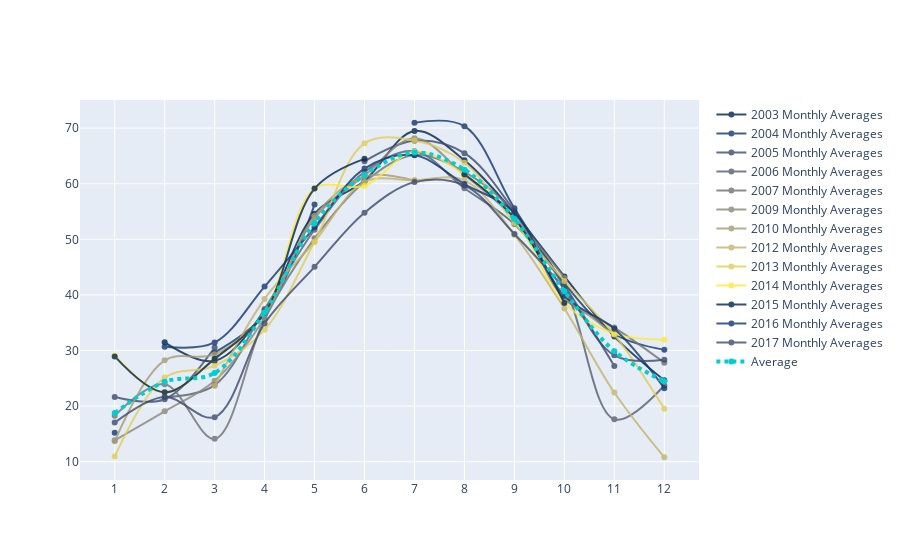

The notebook cell saved with this chart:
### Code cell
fig = go.Figure()
colors = plotly.colors.sequential.Cividis * 2
color_counter = 0 
for year in new_df_all.year.unique():
    
    # print(data_test_group.loc[data_test_group.year==year].groupby(['year', 'month'])['TMR_SUB_18'].mean())
    fig.add_trace(go.Scatter(x=month_list, 
                             y=new_df_all.loc[new_df_all.year==year].groupby(['year', 
                                                                                        'month'])['TMR_SUB_18'].mean(),
                    mode='lines+markers',
                             opacity=0.8,              
                    name=str(year) + ' Monthly Averages',
                            connectgaps=False,
                            line_shape='spline',
                            line=dict(color=colors[color_counter])))
    
    fig.update_xaxes(nticks=12)
    fig.update_xaxes(tick0=1, dtick=1)
    color_counter +=1
    
fig.add_trace(go.Scatter(x=month_list, 
                         y=new_df_all.groupby(['month'])['TMR_SUB_18'].mean(), 
                         line = dict(color='darkturquoise', 
                                     width=4, 
                                     dash='dot'),
                        name='Average',
                            line_shape='spline'))
fig.show()

### Figure 1 — Plotly figure (JSON) as saved in the notebook; plotly's stock layout.template omitted (floating-point values rounded to 4 significant figures)
{"data": [{"connectgaps": false, "line": {"color": "#00224e", "shape": "spline"}, "mode": "lines+markers", "name": "2003 Monthly Averages", "opacity": 0.8, "type": "scatter", "x": [1, 2, 3, 4, 5, 6, 7, 8, 9, 10, 11, 12], "y": [null, 31.47, 28.14, 37.17, 54.59, 60.53, 69.49, 64.19, 54.7, 43.32, 32.5, 24.65]}, {"connectgaps": false, "line": {"color": "#123570", "shape": "spline"}, "mode": "lines+markers", "name": "2004 Monthly Averages", "opacity": 0.8, "type": "scatter", "x": [1, 2, 3, 4, 5, 6, 7, 8, 9, 10, 11, 12], "y": [15.23, null, 29.66, 36.53, 56.25, null, 70.96, 70.35, 55.6, 42.1, 32.97, 30.12]}, {"connectgaps": false, "line": {"color": "#3b496c", "shape": "spline"}, "mode": "lines+markers", "name": "2005 Monthly Averages", "opacity": 0.8, "type": "scatter", "x": [1, 2, 3, 4, 5, 6, 7, 8, 9, 10, 11, 12], "y": [21.65, 21.25, 30.54, null, null, 64.03, 67.71, 65.49, 55.13, 41.76, 27.21, null]}, {"connectgaps": false, "line": {"color": "#575d6d", "shape": "spline"}, "mode": "lines+markers", "name": "2006 Monthly Averages", "opacity": 0.8, "type": "scatter", "x": [1, 2, 3, 4, 5, 6, 7, 8, 9, 10, 11, 12], "y": [null, 21.62, 23.78, 37.45, 51.72, 62.1, 65.82, 59.18, 52.73, 41.33, 17.65, 23.72]}, {"connectgaps": false, "line": {"color": "#707173", "shape": "spline"}, "mode": "lines+markers", "name": "2007 Monthly Averages", "opacity": 0.8, "type": "scatter", "x": [1, 2, 3, 4, 5, 6, 7, 8, 9, 10, 11, 12], "y": [18.27, 23.94, 14.12, 35.66, 50.17, 60.29, 65.16, 62.12, 54.73, 39.34, 34.12, 27.82]}, {"connectgaps": false, "line": {"color": "#8a8678", "shape": "spline"}, "mode": "lines+markers", "name": "2009 Monthly Averages", "opacity": 0.8, "type": "scatter", "x": [1, 2, 3, 4, 5, 6, 7, 8, 9, 10, 11, 12], "y": [13.86, 19.07, 24.56, 35.86, 53.83, 61.45, 68.19, 61.56, 53.8, 43.05, null, null]}, {"connectgaps": false, "line": {"color": "#a59c74", "shape": "spline"}, "mode": "lines+markers", "name": "2010 Monthly Averages", "opacity": 0.8, "type": "scatter", "x": [1, 2, 3, 4, 5, 6, 7, 8, 9, 10, 11, 12], "y": [13.68, 28.24, 29.3, 36.57, 54.18, 61.32, 60.55, null, null, 39.65, 32.89, null]}, {"connectgaps": false, "line": {"color": "#c3b369", "shape": "spline"}, "mode": "lines+markers", "name": "2012 Monthly Averages", "opacity": 0.8, "type": "scatter", "x": [1, 2, 3, 4, 5, 6, 7, 8, 9, 10, 11, 12], "y": [null, null, 23.62, 39.28, 49.56, 60.31, 60.6, 60.59, 50.8, 37.56, 22.45, 10.81]}, {"connectgaps": false, "line": {"color": "#e1cc55", "shape": "spline"}, "mode": "lines+markers", "name": "2013 Monthly Averages", "opacity": 0.8, "type": "scatter", "x": [1, 2, 3, 4, 5, 6, 7, 8, 9, 10, 11, 12], "y": [10.94, 25.14, 27.25, 33.74, 49.56, 67.26, 67.75, 63.76, 52.93, 42.51, 32.92, 19.53]}, {"connectgaps": false, "line": {"color": "#fee838", "shape": "spline"}, "mode": "lines+markers", "name": "2014 Monthly Averages", "opacity": 0.8, "type": "scatter", "x": [1, 2, 3, 4, 5, 6, 7, 8, 9, 10, 11, 12], "y": [29.13, 22.49, 28.5, 36.8, 59.12, 59.6, 65.75, 61.69, 53.77, 38.56, 33.04, 31.94]}, {"connectgaps": false, "line": {"color": "#00224e", "shape": "spline"}, "mode": "lines+markers", "name": "2015 Monthly Averages", "opacity": 0.8, "type": "scatter", "x": [1, 2, 3, 4, 5, 6, 7, 8, 9, 10, 11, 12], "y": [28.94, 22.49, 28.5, 36.77, 59.12, 64.46, null, 61.69, 53.77, 38.56, null, null]}, {"connectgaps": false, "line": {"color": "#123570", "shape": "spline"}, "mode": "lines+markers", "name": "2016 Monthly Averages", "opacity": 0.8, "type": "scatter", "x": [1, 2, 3, 4, 5, 6, 7, 8, 9, 10, 11, 12], "y": [null, 30.68, 31.45, 41.5, 52.16, 62.71, 65.09, 59.92, 54.8, 39.83, 33.91, 23.23]}, {"connectgaps": false, "line": {"color": "#3b496c", "shape": "spline"}, "mode": "lines+markers", "name": "2017 Monthly Averages", "opacity": 0.8, "type": "scatter", "x": [1, 2, 3, 4, 5, 6, 7, 8, 9, 10, 11, 12], "y": [17.05, 21.66, 18.02, 34.86, 45.04, 54.78, 60.28, 59.69, 50.96, 41.1, 29.15, 28.33]}, {"line": {"color": "darkturquoise", "dash": "dot", "shape": "spline", "width": 4}, "name": "Average", "type": "scatter", "x": [1, 2, 3, 4, 5, 6, 7, 8, 9, 10, 11, 12], "y": [18.75, 24.37, 25.96, 36.85, 52.94, 61.57, 65.61, 62.52, 53.64, 40.67, 29.89, 24.46]}], "layout": {"xaxis": {"dtick": 1, "nticks": 12, "tick0": 1}}}
